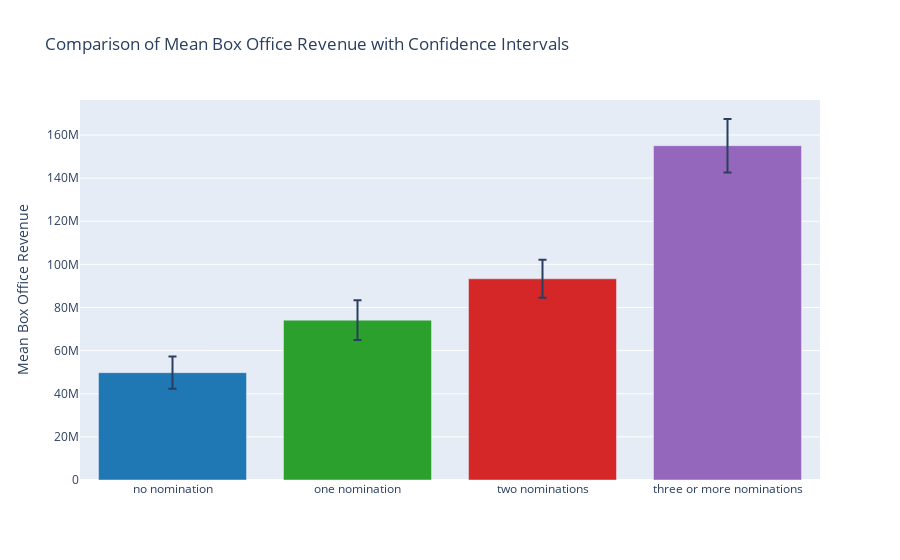

This figure's notebook cell:
### Code cell
import plotly.graph_objects as go
import numpy as np

# computing the means 
zero_mean = no_oscar_actor['Movie_box_office_revenue'].mean()
one_mean = one_oscar_actor['Movie_box_office_revenue'].mean()
two_mean = two_oscar_actor['Movie_box_office_revenue'].mean()
three_or_more_mean = three_or_more_oscar_actor["Movie_box_office_revenue"].mean()

# computing the 95% confidence intervals for the means.
zero_ci = 1.96 * no_oscar_actor['Movie_box_office_revenue'].std() / np.sqrt(len(no_oscar_actor))
one_ci = 1.96 * one_oscar_actor['Movie_box_office_revenue'].std() / np.sqrt(len(one_oscar_actor))
two_ci = 1.96 * two_oscar_actor['Movie_box_office_revenue'].std() / np.sqrt(len(two_oscar_actor))
three_or_more_ci = 1.96 * three_or_more_oscar_actor['Movie_box_office_revenue'].std() / np.sqrt(len(three_or_more_oscar_actor))

# We use plotly for interactive graphs.
# Create the figure
fig = go.Figure()

# Add bar plots
categories = ['no nomination', 'one nomination', 'two nominations', 'three or more nominations']
means = [zero_mean, one_mean, two_mean, three_or_more_mean]
cis = [zero_ci, one_ci, two_ci, three_or_more_ci]
colors = ['#1f77b4', '#2ca02c', '#d62728', '#9467bd']

for category, mean, ci, color in zip(categories, means, cis, colors):
    fig.add_trace(go.Bar(
        name=category,
        x=[category],
        y=[mean],
        error_y=dict(type='data', array=[ci], visible=True),
        marker_color=color
    ))

# Customize the layout
fig.update_layout(
    title='Comparison of Mean Box Office Revenue with Confidence Intervals',
    yaxis=dict(title='Mean Box Office Revenue'),
    showlegend=False
)
fig.write_html("./4-oscars-categories.html")
# Show the plot
fig.show()

### Figure 1 — Plotly figure (JSON) as saved in the notebook; plotly's stock layout.template omitted (floating-point values rounded to 4 significant figures)
{"data": [{"error_y": {"array": [7443000.0], "type": "data", "visible": true}, "marker": {"color": "#1f77b4"}, "name": "no nomination", "type": "bar", "x": ["no nomination"], "y": [49780000.0]}, {"error_y": {"array": [9253000.0], "type": "data", "visible": true}, "marker": {"color": "#2ca02c"}, "name": "one nomination", "type": "bar", "x": ["one nomination"], "y": [74130000.0]}, {"error_y": {"array": [8792000.0], "type": "data", "visible": true}, "marker": {"color": "#d62728"}, "name": "two nominations", "type": "bar", "x": ["two nominations"], "y": [93300000.0]}, {"error_y": {"array": [12380000.0], "type": "data", "visible": true}, "marker": {"color": "#9467bd"}, "name": "three or more nominations", "type": "bar", "x": ["three or more nominations"], "y": [155000000.0]}], "layout": {"showlegend": false, "title": {"text": "Comparison of Mean Box Office Revenue with Confidence Intervals"}, "yaxis": {"title": {"text": "Mean Box Office Revenue"}}}}
